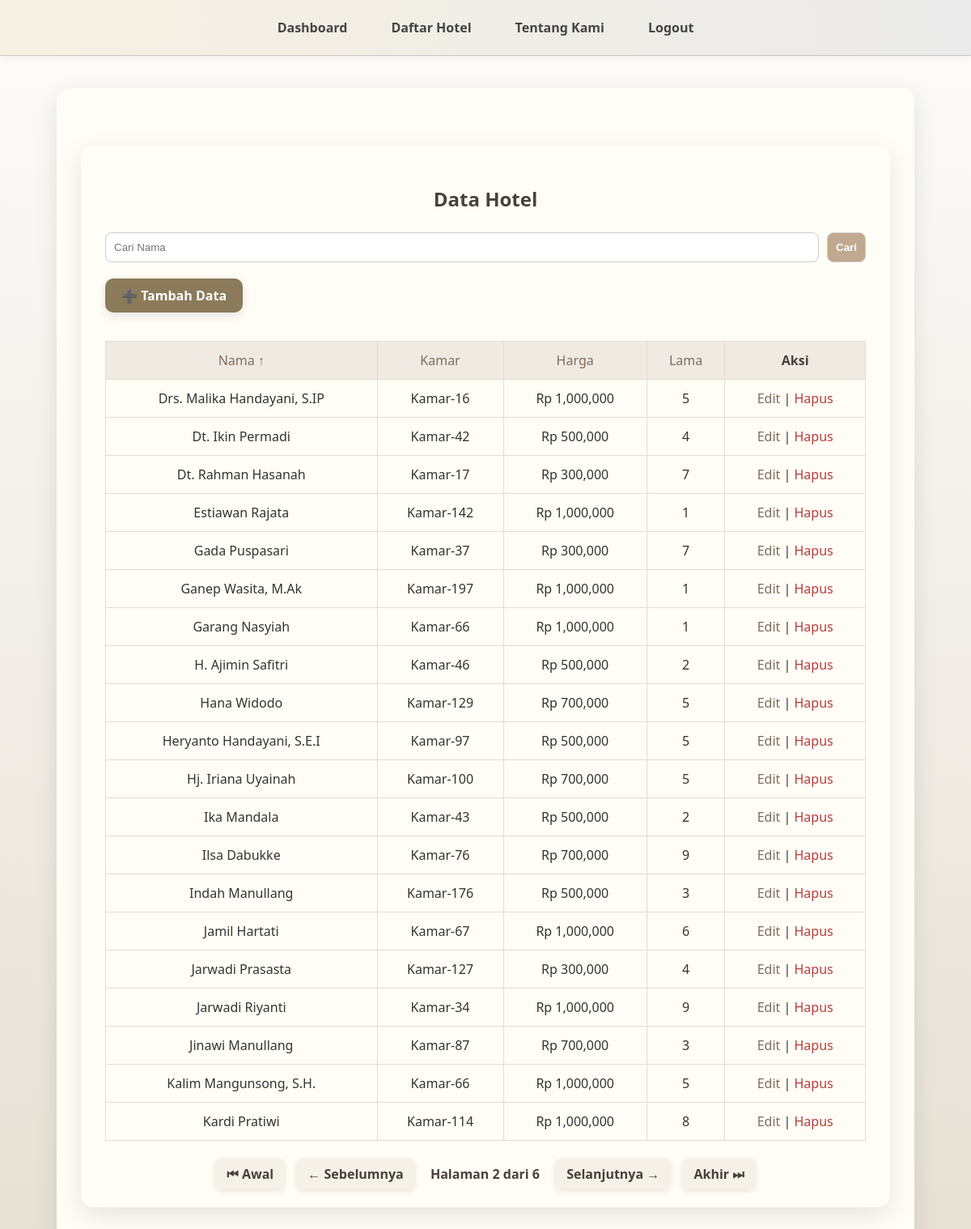
The app's page /hotel/?page=2&sort=nama (signed in) with its own data.
### pendaftaran/models.py (models this page shows, shortened)
class Hotel(models.Model):
    nama = models.CharField(max_length=100)
    kamar = models.CharField(max_length=50)
    harga = models.IntegerField()
    lama_inap = models.IntegerField()

### pendaftaran/views.py (the view)
# urls.py: path('hotel/', views.index, name='index'),
@login_required
def index(request):
    q = request.GET.get('q', '')
    sort = request.GET.get('sort', 'nama')
    hotels = Hotel.objects.all()
    if q:
        hotels = hotels.filter(nama__icontains=q)
    valid_sort_fields = ['nama', 'kamar', 'harga', 'lama_inap']
    if sort.replace('-', '') in valid_sort_fields:
        hotels = hotels.order_by(sort)
    paginator = Paginator(hotels, 20)
    page_number = request.GET.get('page')
    page_obj = paginator.get_page(page_number)
    columns = [
        ('nama', 'Nama'),
        ('kamar', 'Kamar'),
        ('harga', 'Harga'),
        ('lama_inap', 'Lama')
    ]
    return render(request, 'hotel/index.html', {
        'hotels': page_obj,
        'q': q,
        'sort': sort,
        'columns': columns,
        'page_obj': page_obj,
    })

### pendaftaran/templates/hotel/index.html (shortened to what this page needs)
{% extends "base.html" %}
{% load humanize %}
{% block content %}
<div class="container">
    <h2>Data Hotel</h2>
    <form method="get" style="display: flex; gap: 10px; margin-bottom: 20px;">
        <input name="q" placeholder="Cari Nama" value="{{ q }}" style="flex: 1;">
        <button>Cari</button>
    </form>
    <a href="{% url 'tambah' %}" class="btn-tambah">➕ Tambah Data</a>
    <table>
        <thead>
            <tr>
                {% for col, label in columns %}
                <th>
                    <a href="?sort={{ col }}{% if q %}&q={{ q }}{% endif %}">
                        {{ label }}
                        {% if sort == col %}↑{% elif sort == '-'|add:col %}↓{% endif %}
                    </a>
                </th>
                {% endfor %}
                <th>Aksi</th>
            </tr>
        </thead>
        <tbody>
            {% for h in hotels %}
            <tr>
                <td>{{ h.nama }}</td>
                <td>{{ h.kamar }}</td>
                <td>Rp {{ h.harga|intcomma }}</td>
                <td>{{ h.lama_inap }}</td>
                <td>
                    <a href="{% url 'edit' h.id %}">Edit</a> |
                    <a href="{% url 'hapus' h.id %}" onclick="return confirm('Yakin ingin menghapus data ini?')" style="color: #b83c3c;">Hapus</a>
                </td>
            </tr>
            {% empty %}
            <tr><td colspan="5">Tidak ada data ditemukan.</td></tr>
            {% endfor %}
        </tbody>
    </table>
    <div class="pagination">
        {% if page_obj.has_previous %}
            <a href="?page=1{% if q %}&q={{ q }}{% endif %}{% if sort %}&sort={{ sort }}{% endif %}">⏮ Awal</a>
            <a href="?page={{ page_obj.previous_page_number }}{% if q %}&q={{ q }}{% endif %}{% if sort %}&sort={{ sort }}{% endif %}">← Sebelumnya</a>
        {% endif %}
        <span>Halaman {{ page_obj.number }} dari {{ page_obj.paginator.num_pages }}</span>
        {% if page_obj.has_next %}
            <a href="?page={{ page_obj.next_page_number }}{% if q %}&q={{ q }}{% endif %}{% if sort %}&sort={{ sort }}{% endif %}">Selanjutnya →</a>
            <a href="?page={{ page_obj.paginator.num_pages }}{% if q %}&q={{ q }}{% endif %}{% if sort %}&sort={{ sort }}{% endif %}">Akhir ⏭</a>
        {% endif %}
    </div>
</div>
{% endblock %}

### pendaftaran/templates/base.html (style rules this page uses)
body { margin: 0; font-family: 'Segoe UI', sans-serif; background-color: #fdfdfd; color: #333; }
.container { max-width: 960px; margin: 30px auto; padding: 0 20px; }

### pendaftaran/templates/hotel/index.html (style rules this page uses)
body { background: linear-gradient(to bottom, #fdfcfb, #e6dfd3); font-family: 'Segoe UI', sans-serif; }
.container { max-width: 1000px; margin: 40px auto; background-color: #fffdf6; border-radius: 15px; padding: 30px; box-shadow: 0 10px 30px rgba(0, 0, 0, 0.1); animation: fadeInUp 0.8s ease-in-out; }
h2 { text-align: center; color: #4a403a; margin-bottom: 25px; }
form input, form button { padding: 10px; border-radius: 8px; border: 1px solid #ccc; }
form button { background-color: #c0a98e; color: #fff; font-weight: bold; transition: background-color 0.3s ease; }
table { width: 100%; border-collapse: collapse; margin-top: 20px; animation: fadeIn 1s ease; }
th, td { padding: 12px; border: 1px solid #e2dcd4; text-align: center; }
thead { background-color: #f0eae2; color: #4a403a; }
a { color: #806c5a; text-decoration: none; font-weight: 500; }
.btn-tambah { display: inline-block; padding: 10px 20px; background-color: #8b7b5a; color: white; border-radius: 10px; font-weight: bold; box-shadow: 0 4px 12px rgba(0,0,0,0.1); transition: background-color 0.2s ease; margin-bottom: 15px; }
.pagination { text-align: center; margin-top: 30px; }
.pagination a { margin: 0 5px; padding: 8px 14px; border-radius: 8px; background-color: #f5f0e8; color: #4a403a; font-weight: bold; text-decoration: none; box-shadow: 0 2px 6px rgba(0,0,0,0.1); }
.pagination span { font-weight: bold; color: #4a403a; margin: 0 10px; }

### records on screen
Hotel: nama "Drs. Malika Handayani, S.IP", kamar "Kamar-16", harga "1,000,000", lama_inap "5"
Hotel: nama "Dt. Ikin Permadi", kamar "Kamar-42", harga "500,000", lama_inap "4"
Hotel: nama "Dt. Rahman Hasanah", kamar "Kamar-17", harga "300,000", lama_inap "7"
Hotel: nama "Estiawan Rajata", kamar "Kamar-142", harga "1,000,000", lama_inap "1"
Hotel: nama "Gada Puspasari", kamar "Kamar-37", harga "300,000", lama_inap "7"
Hotel: nama "Ganep Wasita, M.Ak", kamar "Kamar-197", harga "1,000,000", lama_inap "1"
Hotel: nama "Garang Nasyiah", kamar "Kamar-66", harga "1,000,000", lama_inap "1"
Hotel: nama "H. Ajimin Safitri", kamar "Kamar-46", harga "500,000", lama_inap "2"
Hotel: nama "Hana Widodo", kamar "Kamar-129", harga "700,000", lama_inap "5"
Hotel: nama "Heryanto Handayani, S.E.I", kamar "Kamar-97", harga "500,000", lama_inap "5"
Hotel: nama "Hj. Iriana Uyainah", kamar "Kamar-100", harga "700,000", lama_inap "5"
Hotel: nama "Ika Mandala", kamar "Kamar-43", harga "500,000", lama_inap "2"
Hotel: nama "Ilsa Dabukke", kamar "Kamar-76", harga "700,000", lama_inap "9"
Hotel: nama "Indah Manullang", kamar "Kamar-176", harga "500,000", lama_inap "3"
Hotel: nama "Jamil Hartati", kamar "Kamar-67", harga "1,000,000", lama_inap "6"
Hotel: nama "Jarwadi Prasasta", kamar "Kamar-127", harga "300,000", lama_inap "4"
Hotel: nama "Jarwadi Riyanti", kamar "Kamar-34", harga "1,000,000", lama_inap "9"
Hotel: nama "Jinawi Manullang", kamar "Kamar-87", harga "700,000", lama_inap "3"
Hotel: nama "Kalim Mangunsong, S.H.", kamar "Kamar-66", harga "1,000,000", lama_inap "5"
Hotel: nama "Kardi Pratiwi", kamar "Kamar-114", harga "1,000,000", lama_inap "8"

### other values on screen
{{ label }} "Nama" "Kamar" "Harga" "Lama"
{{ page_obj.number }} "2"
{{ page_obj.paginator.num_pages }} "6"
